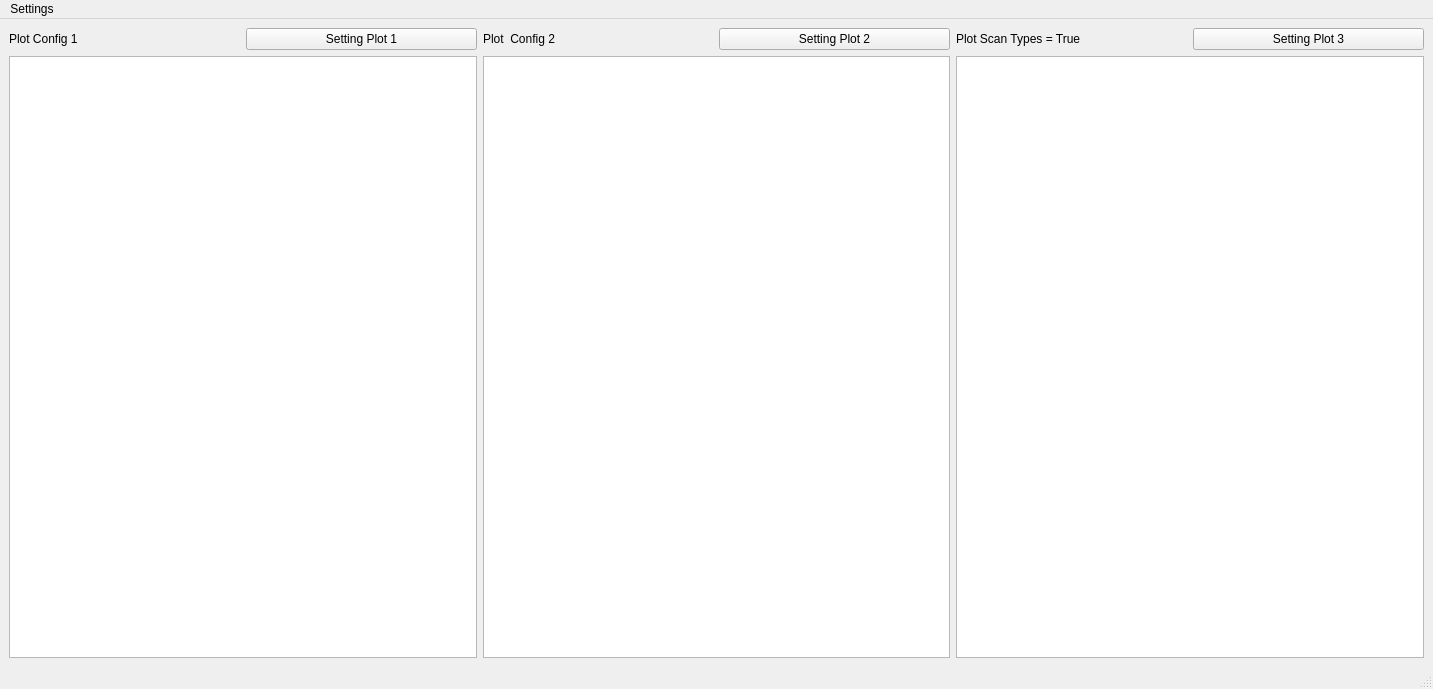
<?xml version="1.0" encoding="UTF-8"?>
<ui version="4.0">
 <class>MainWindow</class>
 <widget class="QMainWindow" name="MainWindow">
  <property name="geometry">
   <rect>
    <x>0</x>
    <y>0</y>
    <width>1433</width>
    <height>689</height>
   </rect>
  </property>
  <property name="windowTitle">
   <string>MainWindow</string>
  </property>
  <widget class="QWidget" name="centralwidget">
   <layout class="QGridLayout" name="gridLayout">
    <item row="1" column="2">
     <widget class="QLabel" name="label_3">
      <property name="text">
       <string>Plot  Config 2</string>
      </property>
     </widget>
    </item>
    <item row="3" column="0" colspan="2">
     <widget class="QGraphicsView" name="glw_1"/>
    </item>
    <item row="1" column="3">
     <widget class="QPushButton" name="pushButton_setting_2">
      <property name="text">
       <string>Setting Plot 2</string>
      </property>
     </widget>
    </item>
    <item row="3" column="2" colspan="2">
     <widget class="QGraphicsView" name="glw_2"/>
    </item>
    <item row="1" column="4">
     <widget class="QLabel" name="label_2">
      <property name="text">
       <string>Plot Scan Types = True</string>
      </property>
     </widget>
    </item>
    <item row="1" column="1">
     <widget class="QPushButton" name="pushButton_setting_1">
      <property name="text">
       <string>Setting Plot 1</string>
      </property>
     </widget>
    </item>
    <item row="1" column="0">
     <widget class="QLabel" name="label">
      <property name="text">
       <string>Plot Config 1</string>
      </property>
     </widget>
    </item>
    <item row="1" column="5">
     <widget class="QPushButton" name="pushButton_setting_3">
      <property name="text">
       <string>Setting Plot 3</string>
      </property>
     </widget>
    </item>
    <item row="3" column="4" colspan="2">
     <widget class="QGraphicsView" name="glw_3"/>
    </item>
   </layout>
  </widget>
  <widget class="QMenuBar" name="menubar">
   <property name="geometry">
    <rect>
     <x>0</x>
     <y>0</y>
     <width>1433</width>
     <height>37</height>
    </rect>
   </property>
   <widget class="QMenu" name="menuSettings">
    <property name="title">
     <string>Settings</string>
    </property>
   </widget>
   <addaction name="menuSettings"/>
  </widget>
  <widget class="QStatusBar" name="statusbar"/>
 </widget>
 <resources/>
 <connections/>
</ui>
